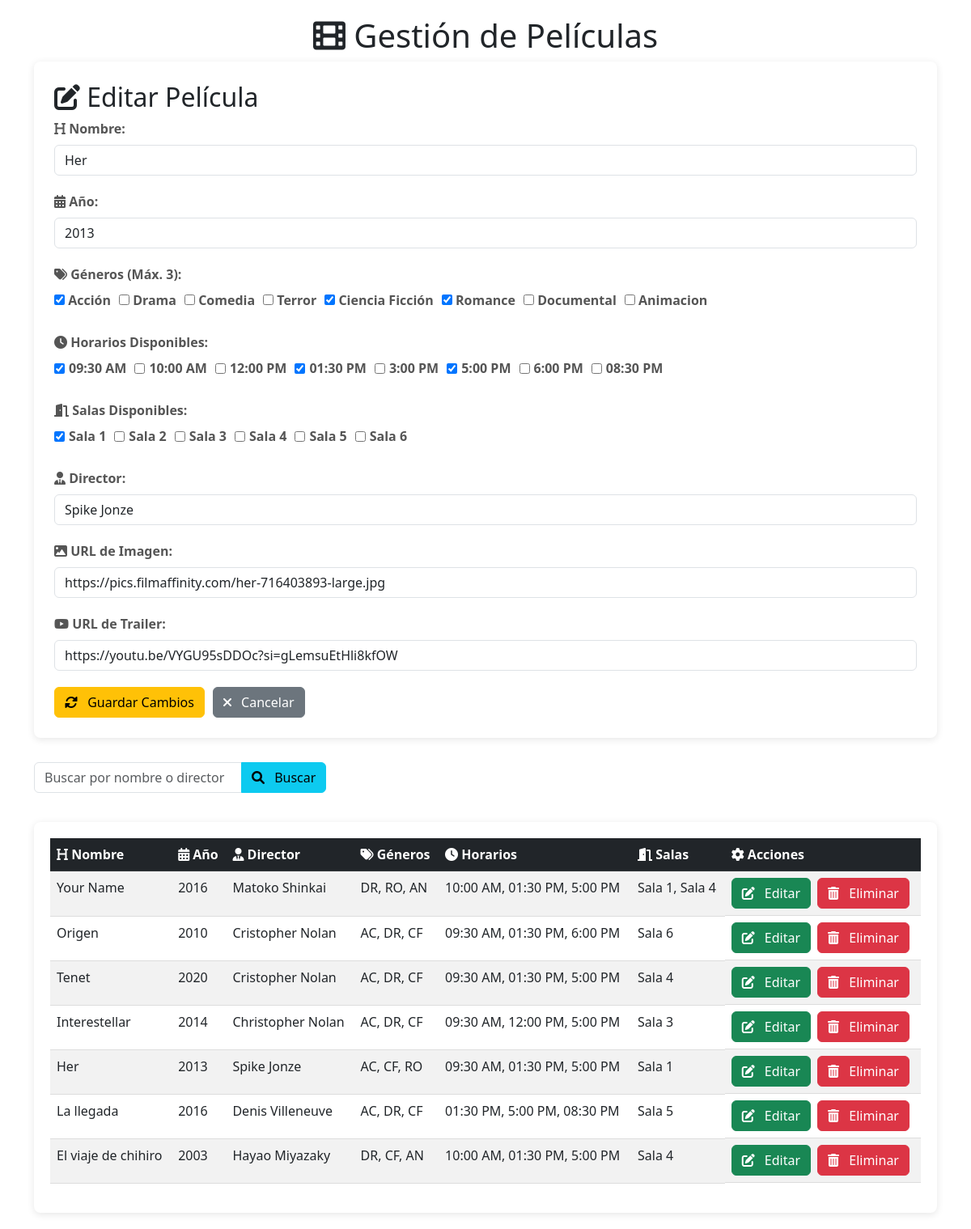
Page /peliculas/?editar=Her on the committed database.
### myapp/models.py (models this page shows, shortened)
class Pelicula(models.Model):
    GENERO_CHOICES = [
        ('AC', 'Acción'),
        ('DR', 'Drama'),
        ('CO', 'Comedia'),
        ('TE', 'Terror'),
        ('CF', 'Ciencia Ficción'),
        ('RO', 'Romance'),
        ('DO', 'Documental'),
        ('AN', 'Animacion')
    ]
    HORARIOS_DISPONIBLES = [
        '09:30 AM',
        '10:00 AM',
        '12:00 PM',
        '01:30 PM',
        '3:00 PM',
        '5:00 PM',
        '6:00 PM',
        '08:30 PM'
    ]
    SALAS_DISPONIBLES = [
        'Sala 1',
        'Sala 2',
        'Sala 3',
        'Sala 4',
        'Sala 5',
        'Sala 6'
    ]
    nombre = models.CharField(max_length=255)
    anio = models.IntegerField()
    director = models.CharField(max_length=255)
    imagen_url = models.URLField()
    trailer_url = models.URLField()
    generos = models.CharField(max_length=255)
    horarios = models.CharField(max_length=255, blank=True, null=True)
    salas = models.CharField(max_length=255, blank=True, null=True)
    fecha_creacion = models.DateTimeField(auto_now_add=True)
    def get_generos_list(self):
        return self.generos.split(",") if self.generos else []
    def get_horarios_list(self):
        return [h.strip() for h in self.horarios.split(",")] if self.horarios else []
    def get_salas_list(self):
        return [s.strip() for s in self.salas.split(",")] if self.salas else []
    class Meta:
        db_table = 'peliculas'

### myapp/views.py (the view, shortened to what this page needs)
# urls.py: path('peliculas/', views.peliculas, name= 'peliculas'),
@csrf_exempt
def peliculas(request):
    peliculas_list = Pelicula.objects.all().order_by('-fecha_creacion')
    busqueda = request.GET.get('busqueda', '').strip()
    if busqueda:
        peliculas_list = peliculas_list.filter(
            Q(nombre__icontains=busqueda) |
            Q(director__icontains=busqueda)
        )
    generos_choices = dict(Pelicula.GENERO_CHOICES)
    horarios_disponibles = Pelicula.HORARIOS_DISPONIBLES
    salas_disponibles = Pelicula.SALAS_DISPONIBLES
    pelicula_editar = None
    if 'editar' in request.GET:
        nombre = request.GET.get('editar')
        try:
            pelicula_editar = Pelicula.objects.get(nombre=nombre)
        except Pelicula.DoesNotExist:
            messages.error(request, f'No se encontró la película "{nombre}" para editar')
    context = {
        'peliculas': peliculas_list,
        'GENERO_CHOICES_DICT': generos_choices,
        'HORARIOS_DISPONIBLES': horarios_disponibles,
        'SALAS_DISPONIBLES': salas_disponibles,
        'pelicula_editar': pelicula_editar,
        'busqueda': busqueda,
    }
    return render(request, 'peliculas.html', context)

### myapp/templates/peliculas.html (shortened to what this page needs)
{% load static %}
<!DOCTYPE html>
<html lang="es">
<head>
    <link rel="stylesheet" href="{% static 'styles/peliculas.css' %}">
    <link rel="stylesheet" href="https://cdnjs.cloudflare.com/ajax/libs/font-awesome/6.0.0/css/all.min.css">
    <link href="https://cdn.jsdelivr.net/npm/bootstrap@5.3.0/dist/css/bootstrap.min.css" rel="stylesheet">
</head>
<body>
    <div class="container">
        <h1><i class="fas fa-film"></i> Gestión de Películas</h1>
        <div class="form-container">
            <form method="POST" action="{% url 'peliculas' %}" class="ajax-form">
                {% if pelicula_editar %}
                <h2><i class="fas fa-edit"></i> Editar Película</h2>
                {% else %}
                <input type="hidden" name="accion" value="crear">
                <h2><i class="fas fa-plus-circle"></i> Nueva Película</h2>
                {% endif %}
                <div class="form-group">
                    <label for="nombre"><i class="fas fa-heading"></i> Nombre:</label>
                    <input type="text" id="nombre" name="nombre"
                           value="{{ pelicula_editar.nombre|default:'' }}" required class="form-control">
                </div>
                <div class="form-group">
                    <label for="anio"><i class="fas fa-calendar-alt"></i> Año:</label>
                    <input type="number" id="anio" name="anio" min="1900" max="2099"
                           value="{{ pelicula_editar.anio|default:'' }}" required class="form-control">
                </div>
                <div class="form-group">
                    <label><i class="fas fa-tags"></i> Géneros (Máx. 3):</label>
                    <div class="generos-container">
                     {% for genero_codigo, genero_nombre in GENERO_CHOICES_DICT.items %}
                        <label class="genero-checkbox">
                            <input type="checkbox" name="generos" value="{{ genero_codigo }}"
                                {% if pelicula_editar and genero_codigo in pelicula_editar.get_generos_list %}checked{% endif %}>
                            {{ genero_nombre }}
                        </label>
                    {% endfor %}
                    </div>
                </div>
                <div class="form-group">
                    <label><i class="fas fa-clock"></i> Horarios Disponibles:</label>
                    <div class="checkbox-container">
                    {% for horario in HORARIOS_DISPONIBLES %}
                    <label>
                        <input type="checkbox" name="horarios" value="{{ horario }}"
                            {% if pelicula_editar and horario in pelicula_editar.get_horarios_list %}checked{% endif %}>
                        {{ horario }}
                    </label>
                    {% endfor %}
                    </div>
                </div>
                <div class="form-group">
                    <label><i class="fas fa-door-open"></i> Salas Disponibles:</label>
                    <div class="checkbox-container">
                     {% for sala in SALAS_DISPONIBLES %}
                        <label>
                            <input type="checkbox" name="salas" value="{{ sala }}"
                                {% if pelicula_editar and sala in pelicula_editar.get_salas_list %}checked{% endif %}>
                            {{ sala }}
                        </label>
                        {% endfor %}
                    </div>
                </div>
                <div class="form-group">
                    <label for="director"><i class="fas fa-user-tie"></i> Director:</label>
                    <input type="text" id="director" name="director"
                           value="{{ pelicula_editar.director|default:'' }}" required class="form-control">
                </div>
                <div class="form-group">
                    <label for="imagen_url"><i class="fas fa-image"></i> URL de Imagen:</label>
                    <input type="url" id="imagen_url" name="imagen_url"
                           value="{{ pelicula_editar.imagen_url|default:'' }}" required class="form-control">
                </div>
                <div class="form-group">
                    <label for="trailer_url"><i class="fab fa-youtube"></i> URL de Trailer:</label>
                    <input type="url" id="trailer_url" name="trailer_url"
                           value="{{ pelicula_editar.trailer_url|default:'' }}" required class="form-control">
                </div>
                <div class="form-actions">
                    {% if pelicula_editar %}
                    <button type="submit" class="btn btn-warning">
                        <i class="fas fa-sync-alt"></i> Guardar Cambios
                    </button>
                    <a href="{% url 'peliculas' %}" class="btn btn-secondary">
                        <i class="fas fa-times"></i> Cancelar
                    </a>
                    {% else %}
                    <button type="submit" class="btn btn-primary">
                        <i class="fas fa-save"></i> Guardar
                    </button>
                    {% endif %}
                </div>
            </form>
        </div>
        <div class="search-container">
            <form method="GET" action="{% url 'peliculas' %}">
                <div class="input-group mb-3">
                    <input type="text" name="busqueda" value="{{ busqueda }}"
                           placeholder="Buscar por nombre o director" class="form-control">
                    <button type="submit" class="btn btn-info">
                        <i class="fas fa-search"></i> Buscar
                    </button>
                </div>
            </form>
        </div>
        <div class="table-responsive">
            <table class="movie-table table table-striped table-hover">
                <thead class="table-dark">
                    <tr>
                        <th><i class="fas fa-heading"></i> Nombre</th>
                        <th><i class="fas fa-calendar-alt"></i> Año</th>
                        <th><i class="fas fa-user-tie"></i> Director</th>
                        <th><i class="fas fa-tags"></i> Géneros</th>
                        <th><i class="fas fa-clock"></i> Horarios</th>
                        <th><i class="fas fa-door-open"></i> Salas</th>
                        <th><i class="fas fa-cog"></i> Acciones</th>
                    </tr>
                </thead>
                <tbody>
                    {% for pelicula in peliculas %}
                    <tr>
                        <td>{{ pelicula.nombre }}</td>
                        <td>{{ pelicula.anio }}</td>
                        <td>{{ pelicula.director }}</td>
                        <td>{{ pelicula.get_generos_list|join:", " }}</td>
                        <td>{{ pelicula.get_horarios_list|join:", " }}</td>
                        <td>{{ pelicula.get_salas_list|join:", " }}</td>
                            <td class="action-buttons">
                                <a href="{% url 'peliculas' %}?editar={{ pelicula.nombre|urlencode }}"
                                class="btn btn-success">
                                    <i class="fas fa-edit"></i> Editar
                                </a>
                                <form method="POST" action="{% url 'peliculas' %}" style="display: inline;">
                                    <button type="submit" class="btn btn-danger"
                                            onclick="return confirm('¿Estás seguro de eliminar esta película?');">
                                        <i class="fas fa-trash-alt"></i> Eliminar
                                    </button>
                                </form>
                            </td>
                    </tr>
                    {% empty %}
                    <tr>
                        <td colspan="7" class="text-center">No hay películas registradas</td>
                    </tr>
                    {% endfor %}
                </tbody>
            </table>
        </div>
    </div>
</body>
</html>

### myapp/static/styles/peliculas.css (style rules this page uses)
body { font-family: 'Arial', sans-serif; margin: 0; padding: 0; background-color: #f5f5f5; color: #333; line-height: 1.6; }
.container { max-width: 1200px; margin: 0 auto; padding: 20px; }
h1, h2 { color: #7b68ee; margin-bottom: 30px; }
h1 { text-align: center; }
.form-container { background-color: white; padding: 25px; border-radius: 8px; box-shadow: 0 2px 10px rgba(0, 0, 0, 0.1); margin-bottom: 30px; }
.form-group { margin-bottom: 20px; }
.form-group label { display: block; margin-bottom: 8px; font-weight: 600; color: #555; }
.form-control { width: 100%; padding: 10px; border: 1px solid #ddd; border-radius: 4px; font-size: 16px; transition: border-color 0.3s; }
.generos-container, .checkbox-container { display: flex; flex-wrap: wrap; gap: 10px; }
.genero-checkbox, .checkbox-container label { display: flex; align-items: center; gap: 5px; cursor: pointer; }
.btn { display: inline-flex; align-items: center; justify-content: center; padding: 10px 20px; border: none; border-radius: 4px; font-size: 16px; font-weight: 600; cursor: pointer; transition: all 0.3s; text-decoration: none; }
.btn i { margin-right: 8px; }
.btn-warning { background-color: #FF9800; color: white; }
.btn-secondary { background-color: #6c757d; color: white; }
.btn-info { background-color: #17a2b8; color: white; }
.form-actions { display: flex; gap: 10px; margin-top: 20px; }
.search-container { display: flex; gap: 10px; margin-bottom: 20px; }
.search-container .form-control { flex-grow: 1; }
.table-responsive { overflow-x: auto; background-color: white; border-radius: 8px; box-shadow: 0 2px 10px rgba(0, 0, 0, 0.1); padding: 20px; }
.movie-table { width: 100%; border-collapse: collapse; }
.movie-table th { background-color: #7b68ee; color: white; padding: 12px 15px; text-align: left; }
.movie-table td { padding: 12px 15px; border-bottom: 1px solid #ddd; }
.action-buttons { display: flex; gap: 8px; }

### rows in the picture
Pelicula: nombre "Her", anio "2013", generos "☑" "☑" "☑", horarios "☑" "☑" "☑", salas "☑", director "Spike Jonze", imagen_url "https://pics.filmaffinity.com/her-716403893-large.jpg", trailer_url "https://youtu.be/VYGU95sDDOc?si=gLemsuEtHli8kfOW", get_generos_list "AC, CF, RO", get_horarios_list "09:30 AM, 01:30 PM, 5:00 PM", get_salas_list "Sala 1"
Pelicula: nombre "Your Name", anio "2016", director "Matoko Shinkai", get_generos_list "DR, RO, AN", get_horarios_list "10:00 AM, 01:30 PM, 5:00 PM", get_salas_list "Sala 1, Sala 4"
Pelicula: nombre "Origen", anio "2010", director "Cristopher Nolan", get_generos_list "AC, DR, CF", get_horarios_list "09:30 AM, 01:30 PM, 6:00 PM", get_salas_list "Sala 6"
Pelicula: nombre "Tenet", anio "2020", director "Cristopher Nolan", get_generos_list "AC, DR, CF", get_horarios_list "09:30 AM, 01:30 PM, 5:00 PM", get_salas_list "Sala 4"
Pelicula: nombre "Interestellar", anio "2014", director "Christopher Nolan", get_generos_list "AC, DR, CF", get_horarios_list "09:30 AM, 12:00 PM, 5:00 PM", get_salas_list "Sala 3"
Pelicula: nombre "La llegada", anio "2016", director "Denis Villeneuve", get_generos_list "AC, DR, CF", get_horarios_list "01:30 PM, 5:00 PM, 08:30 PM", get_salas_list "Sala 5"
Pelicula: nombre "El viaje de chihiro", anio "2003", director "Hayao Miyazaky", get_generos_list "DR, CF, AN", get_horarios_list "10:00 AM, 01:30 PM, 5:00 PM", get_salas_list "Sala 4"

### other values in the picture
{{ genero_nombre }} "Acción" "Drama" "Comedia" "Terror" "Ciencia Ficción" "Romance" "Documental" "Animacion"
{{ horario }} "09:30 AM" "10:00 AM" "12:00 PM" "01:30 PM" "3:00 PM" "5:00 PM" "6:00 PM" "08:30 PM"
{{ sala }} "Sala 1" "Sala 2" "Sala 3" "Sala 4" "Sala 5" "Sala 6"
